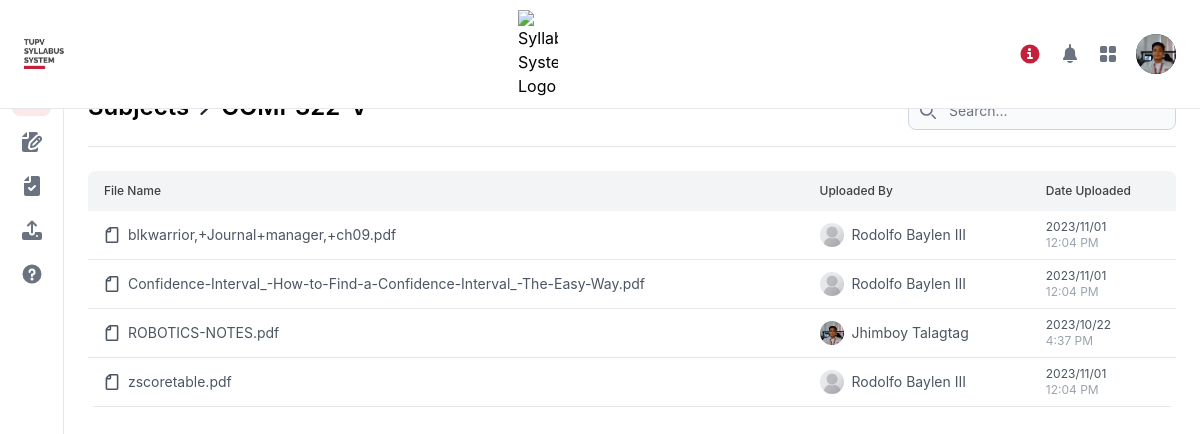
/user/syllabus/COMP322-V/index.php (signed in), run on the app's committed database.
### tables this page shows
CREATE TABLE `accounts_tbl` (
  `ID` int(11) NOT NULL,
  `user_picture` text NOT NULL,
  `userpic_fileloc` text NOT NULL,
  `tupv_id` text NOT NULL,
  `username` text NOT NULL,
  `password` text NOT NULL,
  `full_name` text NOT NULL,
  `department` text NOT NULL,
  `type` text NOT NULL
);

CREATE TABLE `syllabus_tbl` (
  `id` int(11) NOT NULL,
  `USERUPLOADID` int(11) NOT NULL,
  `NAMEUPLOAD` text NOT NULL,
  `SUBJECTS` text NOT NULL,
  `CODE` text NOT NULL,
  `TERM` text NOT NULL,
  `YEARS` text NOT NULL,
  `FILES` text NOT NULL,
  `FILELOC` text NOT NULL,
  `DATEUPLOAD` timestamp NOT NULL DEFAULT current_timestamp() ON UPDATE current_timestamp(),
  `dateAccepted` timestamp NULL DEFAULT current_timestamp()
);

### user/syllabus/COMP322-V/index.php (the view, shortened to what this page needs)
<?php
include '../../../php/conn.php';
?>
<!DOCTYPE html>
<html lang="en">
<head>
    <link rel="stylesheet" href="../../../src/css/main.css">
</head>
<body>
<?php
$page = 'syllabus';
include "../../../php/user_header.syllabusfiles.php";
$SUBJCODE = basename(dirname(__FILE__));
?>
<main class="sm:ml-[64px] sm:ml-6 p-4 md:p-6 mt-[60px]">
    <div class="block space-y-2 sm:flex items-center justify-between pb-4 border-b">
      <div class="flex items-center gap-2">
        <a href="../../" class="font-semibold text-lg sm:text-2xl">
        </a>
        <a href="./" class="font-semibold text-lg sm:text-2xl">
        </a>
      </div>
      <div>
        <div class="relative">
            <div class="absolute inset-y-0 left-0 flex items-center pl-3 pointer-events-none">
            </div>
            <input type="text" id="filter" class="block w-full p-2 pl-10 text-sm text-gray-900 border border-gray-300 rounded-lg bg-gray-50 focus:ring-blue-500 focus:border-blue-500 dark:bg-gray-700 dark:border-gray-600 dark:placeholder-gray-400 dark:text-white dark:focus:ring-blue-500 dark:focus:border-blue-500" placeholder="Search...">
        </div>
      </div>
    </div>
    <div class="mt-6">
        <div class="relative overflow-x-auto sm:rounded-lg">
            <table class="w-full text-sm text-left text-gray-500 dark:text-gray-400">
                <thead class="text-xs text-secondary bg-gray-100">
                    <tr>
                        <th scope="col" class="font-medium px-4 py-3">
                            <p class="hidden md:block">File Name</p>
                        </th>
                        <th scope="col" class="hidden md:table-cell font-medium px-4 py-3">
                            Uploaded By
                        </th>
                        <th scope="col" class="hidden md:table-cell font-medium px-4 py-3">
                            Date Uploaded
                        </th>
                    </tr>
                </thead>
                <tbody id="files">
                    <?php
                        $sql = "SELECT s.FILES, a.full_name, s.NAMEUPLOAD, s.DATEUPLOAD, a.user_picture
                        FROM syllabus_tbl s
                        LEFT JOIN accounts_tbl a ON s.USERUPLOADID = a.ID
                        WHERE s.CODE = '$SUBJCODE'
                        ORDER BY s.FILES ASC";
                        $stmt = $conn->prepare($sql);
                        $stmt->execute();
                        $data = $stmt->fetchAll();
                        if (count($data) == 0) {
                            ?>
                            <tr class="bg-white border-b">
                                <td colspan="3" class="px-4 py-2 text-sm font-normal text-center ">No files Uploaded</td>
                            </tr>
                            <?php
                        } else {
                        foreach ($data as $row):
                    ?>
                    <tr data-href="../../../files/syllabusfiles/<?php echo $row['FILES'];?>" class="clickable text-gray-600 cursor-pointer bg-white border-b dark:bg-gray-800 dark:border-gray-700 hover:bg-gray-50 dark:hover:bg-gray-600">
                        <th scope="row" class="px-4 py-2 text-sm font-normal">
                            <div class="flex gap-2 items-center">
                                <div>
                                </div>
                                <div>
                                    <h1><?php echo $row['FILES'];?></h1>
                                </div>
                            </div>
                        </th>
                        <td class="px-4 py-2 hidden md:table-cell">
                            <div class="flex gap-2 items-center">
                                <div class="w-6 h-6">
                                    <img class="rounded-full w-6 h-6 object-cover" src="../../../files/userpics/<?php echo ($row['user_picture'] ? $row['user_picture'] : 'default.jpg');?>" alt="">
                                </div>
                                <div>
                                    <h2><?php if($row['full_name'] == null) {echo $row['NAMEUPLOAD'];} else {echo $row['full_name'];}?></h2>
                                </div>
                            </div>
                        </td>
                        <td class="px-4 py-2 text-xs hidden md:table-cell">
                            <?php
                                $old_date_timestamp = strtotime($row['DATEUPLOAD']);
                                $date = date('Y/m/d', $old_date_timestamp);
                                echo $date;
                            ?>
                            <span class="block text-gray-400">
                                <?php
                                $time = date('g:i A', $old_date_timestamp);
                                echo $time
                                ?>
                            </span>
                        </td>
                    </tr>
                    <?php
                        endforeach;
                    }
                    ?>
                </tbody>
            </table>
        </div>
    </div>
</main>
</body>
</html>

### php/user_header.syllabusfiles.php (shortened to what this page needs)
<header class="antialiased">
    <nav class="fixed top-0 z-50 w-full bg-white border-b border-gray-200 px-4 lg:px-6 py-2.5 mx-auto dark:bg-gray-800">
        <div class="flex flex-wrap justify-between items-center">
            <div class="flex justify-start items-center">
                <a href="../../" class="flex">
                    <img src="../../../src/img/sslogo.png" class="w-10 object-cover" alt="Syllabus System Logo" />
                </a>
            </div>
            <div class="flex items-center md:order-2">
                <button data-modal-target="extralarge-modal" data-modal-toggle="extralarge-modal" class="p-2 mr-1 text-main rounded-lg hover:text-red-900 hover:bg-red-100" type="button">
                    <svg class="w-5 h-5" aria-hidden="true" xmlns="http://www.w3.org/2000/svg" fill="currentColor" viewBox="0 0 20 20">
                        <path d="M10 .5a9.5 9.5 0 1 0 9.5 9.5A9.51 9.51 0 0 0 10 .5ZM9.5 4a1.5 1.5 0 1 1 0 3 1.5 1.5 0 0 1 0-3ZM12 15H8a1 1 0 0 1 0-2h1v-3H8a1 1 0 0 1 0-2h2a1 1 0 0 1 1 1v4h1a1 1 0 0 1 0 2Z"/>
                    </svg>
                </button>
                <button type="button" data-tooltip-target="tooltip-notifications" data-tooltip-placement="bottom" data-dropdown-toggle="notification-dropdown" class="p-2 mr-1 text-gray-500 rounded-lg hover:text-gray-900 hover:bg-gray-100 dark:text-gray-400 dark:hover:text-white dark:hover:bg-gray-700 focus:ring-4 focus:ring-gray-300 dark:focus:ring-gray-600">
                </button>
                <button type="button" data-tooltip-target="tooltip-apps" data-tooltip-placement="bottom" data-dropdown-toggle="apps-dropdown" class="p-2 text-gray-500 rounded-lg hover:text-gray-900 hover:bg-gray-100 dark:text-gray-400 dark:hover:text-white dark:hover:bg-gray-700 focus:ring-4 focus:ring-gray-300 dark:focus:ring-gray-600">
                </button>
                <?php
                    $sql = "SELECT * FROM `accounts_tbl` WHERE id = {$_SESSION['ID']}";
                    $stmt = $conn->prepare($sql);
                    $stmt->execute();
                    $data = $stmt->fetchAll();
                    foreach ($data as $row):
                ?>
                <button type="button" class="flex mx-3 text-sm bg-gray-800 rounded-full md:mr-0 focus:ring-4 focus:ring-gray-300 dark:focus:ring-gray-600" id="user-menu-button" aria-expanded="false" data-dropdown-toggle="dropdown">
                    <div class="rounded-full">
                        <img class="w-10 h-10 object-cover rounded-full" src="../../../files/userpics/<?php echo $row['user_picture']?>" alt="user photo">
                    </div>
                </button>
                <?php
                    endforeach;
                ?>
            </div>
            <div class="items-center justify-between hidden w-full md:flex md:w-auto md:order-1" id="navbar-user">
                <img src="../../../src/img/tupvlogo.png" class="w-10" alt="Syllabus System Logo" />
            </div>
        </div>
    </nav>
    <aside id="logo-sidebar" class="fixed top-0 left-0 z-40 w-16 h-screen pt-20 transition-transform -translate-x-full bg-white border-r border-gray-200 sm:translate-x-0 dark:bg-gray-800 dark:border-gray-700" aria-label="Sidebar">
        <div class="h-full px-3 pb-4 overflow-y-auto bg-white dark:bg-gray-800">
            <ul class="space-y-2 font-medium">
                <li>
                    <a href="../../../user/" data-tooltip-target="tooltip-syllabus" data-tooltip-placement="left" class="flex items-center justify-center p-2 <?php if($page=='syllabus'){echo 'text-main bg-red-100';} else {echo 'hover:bg-gray-100 text-gray-500';}?> rounded-lg dark:text-white group">
                    </a>
                </li>
                <li>
                    <a href="../../../user/exammaker.php" data-tooltip-target="tooltip-exammaker" data-tooltip-placement="left" class="flex items-center justify-center p-2 <?php if($page=='exammaker'){echo 'text-main bg-red-100';} else {echo 'hover:bg-gray-100 text-gray-500';}?> rounded-lg dark:text-white group">
                    </a>
                </li>
                <li>
                    <a href="../../../user/examchecker.php" data-tooltip-target="tooltip-examchecker" data-tooltip-placement="left" class="flex items-center justify-center p-2 <?php if($page=='examchecker'){echo 'text-main bg-red-100';} else {echo 'hover:bg-gray-100 text-gray-500';}?> rounded-lg dark:text-white group">
                    </a>
                </li>
                <li>
                    <a href="../../../user/uploadsyllabus.php" data-tooltip-target="tooltip-uploadsyllabus" data-tooltip-placement="left" class="flex items-center justify-center p-2 <?php if($page=='uploadsyllabus'){echo 'text-main bg-red-100';} else {echo 'hover:bg-gray-100 text-gray-500';}?> rounded-lg dark:text-white group">
                    </a>
                </li>
                <li>
                    <a href="../../../user/questionbank.php" data-tooltip-target="tooltip-questionbank" data-tooltip-placement="left" class="flex items-center justify-center p-2 <?php if($page=='questionbank'){echo 'text-main bg-red-100';} else {echo 'hover:bg-gray-100 text-gray-500';}?> rounded-lg dark:text-white group">
                    </a>
                </li>
            </ul>
        </div>
    </aside>
</header>

### data on the page
accounts_tbl: user_picture (picture)
syllabus_tbl: FILES "blkwarrior,+Journal+manager,+ch09.pdf", accounts_tbl.user_picture (placeholder picture), accounts_tbl.full_name "Rodolfo Baylen III", DATEUPLOAD "2023/11/01", DATEUPLOAD "12:04 PM"
syllabus_tbl: FILES "Confidence-Interval_-How-to-Find-a-Confidence-Interval_-The-Easy-Way.pdf", accounts_tbl.user_picture (placeholder picture), accounts_tbl.full_name "Rodolfo Baylen III", DATEUPLOAD "2023/11/01", DATEUPLOAD "12:04 PM"
syllabus_tbl: FILES "ROBOTICS-NOTES.pdf", accounts_tbl.user_picture (picture), accounts_tbl.full_name "Jhimboy Talagtag", DATEUPLOAD "2023/10/22", DATEUPLOAD "4:37 PM"
syllabus_tbl: FILES "zscoretable.pdf", accounts_tbl.user_picture (placeholder picture), accounts_tbl.full_name "Rodolfo Baylen III", DATEUPLOAD "2023/11/01", DATEUPLOAD "12:04 PM"
